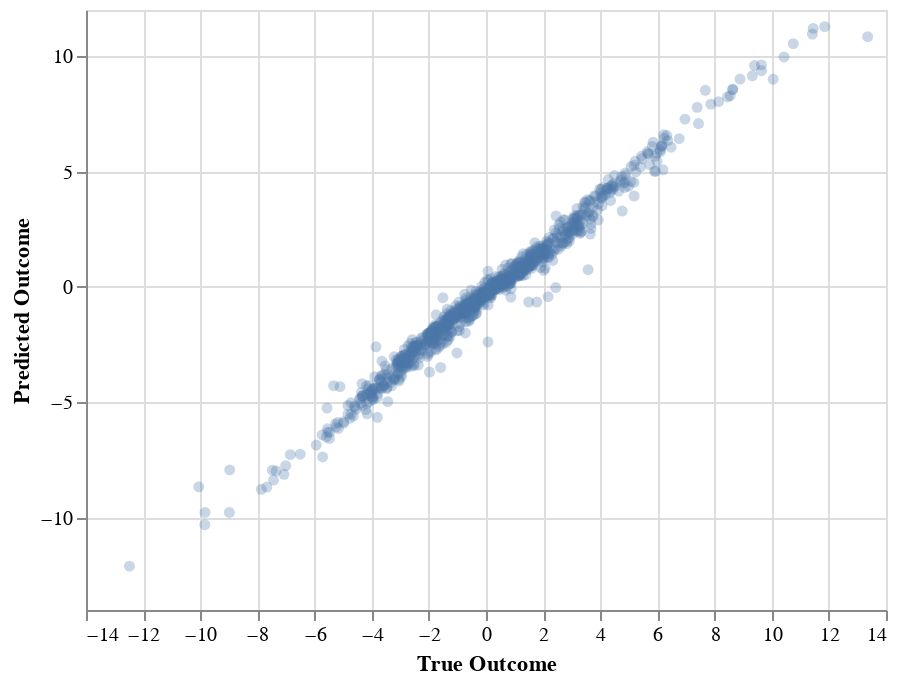

Notebook code cell kept with this figure:
### Code cell
df = pd.DataFrame({
    'Predicted Outcome': y_test_pred[:, 0],
    'True Outcome': y_test
})
alt.Chart(df).mark_point(filled=True, opacity=0.3).encode(
    alt.X('True Outcome:Q'),
    alt.Y('Predicted Outcome:Q')
)

### Figure 1 — Vega-Lite specification as saved in the notebook (floating-point values rounded to 4 significant figures; data arrays with more than 128 entries replaced by an {"elided": "..."} marker saying what was removed)
{"config": {"view": {"continuousWidth": 400, "continuousHeight": 300}}, "data": {"name": "data-02a35513792bed711e53c5700e229729"}, "mark": {"type": "point", "filled": true, "opacity": 0.3}, "encoding": {"x": {"type": "quantitative", "field": "True Outcome"}, "y": {"type": "quantitative", "field": "Predicted Outcome"}}, "$schema": "https://vega.github.io/schema/vega-lite/v4.0.2.json", "datasets": {"data-02a35513792bed711e53c5700e229729": {"elided": "1000 records"}}}
